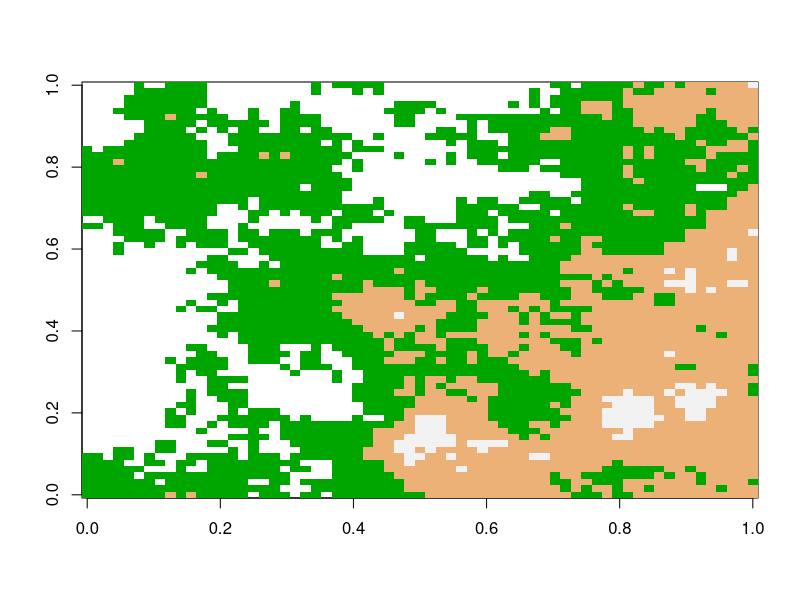

Reproduce this figure in R.
make.terrain <- function(n){
    #length of sides (always odd)
    #will has n^2+1, but this doesn't always result in odd numbers, 
    #which makes diamond step hard
    sides <- (2^n)+1
    terrain <- matrix(nrow=sides, ncol=sides)
    rand.corner <- rnorm(4,20,35)
    terrain[1,1] <- rand.corner[1]
    terrain[sides,1] <- rand.corner[2]
    terrain[sides,sides] <- rand.corner[3]
    terrain[1,sides] <- rand.corner[4]
    return(terrain)
}

# Define the functions we'll use
diamond.step <- function(mat,sd){
    sides <- sqrt(length(mat))
    corners <- c(mat[1,sides],mat[1,1],mat[sides,sides],mat[sides,1])
    corner.mean <- mean(corners) + rnorm(1,0,sd)
    mid.col <- median(1:ncol(mat))
    mat[mid.col,mid.col] <- corner.mean
    return(mat)
}
square.step <- function(mat,sd){
    sides <- ncol(mat)
    row.center <- median(1:sides)
    
    top.center <- c(mat[1,1],mat[1,sides], mat[row.center, row.center])
    mat[1,row.center] <- mean(top.center) + rnorm(1,0,sd)
   
    bottom.center <- c(mat[sides,1],mat[sides,sides], mat[row.center, row.center]) 
    mat[sides, row.center] <- mean(bottom.center) + rnorm(1,0,sd)

    left.center <- c(mat[sides,1],mat[1,1], mat[row.center, row.center]) 
    mat[row.center, 1] <- mean(left.center) + rnorm(1,0,sd)

    right.center <- c(mat[1,sides],mat[sides,sides], mat[row.center, row.center]) 
    mat[row.center, sides] <- mean(right.center) + rnorm(1,0,sd)
    return(mat)
}

# Put it all together
diamond.square.step <- function(n,sd){
    terrain <- make.terrain(n)
    terrain.size <- ncol(terrain)-1
    for (i in 2^(n: 1)){
        spacing <- seq(1, terrain.size, by=i)
        for(j in spacing){
            for(k in spacing){
                #cat(k,":",(k+i), "    ", j,":",(j+i),"\n")
                terrain[k:(k+i),j:(j+i)] <- diamond.step(terrain[k:(k+i),j:(j+i)],sd)
                terrain[k:(k+i),j:(j+i)] <- square.step(terrain[k:(k+i),j:(j+i)],sd)
            }
        }
        sd <- sd * .75
    }
        return(terrain) 
}


make.terrain.wrapper <- function(n, sd, water=TRUE){
    
    terry <- diamond.square.step(n,sd)
    
    if(water == TRUE)
        terry[terry<0] <- NA
    image(terry,col=terrain.colors(3))
    dev.off()
}
make.terrain.wrapper(6,20)

# wrapper.terrain <- function(n, sd, water=TRUE){
    
#     terry <- diamond.square.step(n,sd)
    
#     if(water == TRUE)
#         terry[terry<0] <- NA
#     image(terry,col=ifelse(terry[terry == NA], "blue", ifelse(terrain.colors(3))))
#     dev.off()
# }